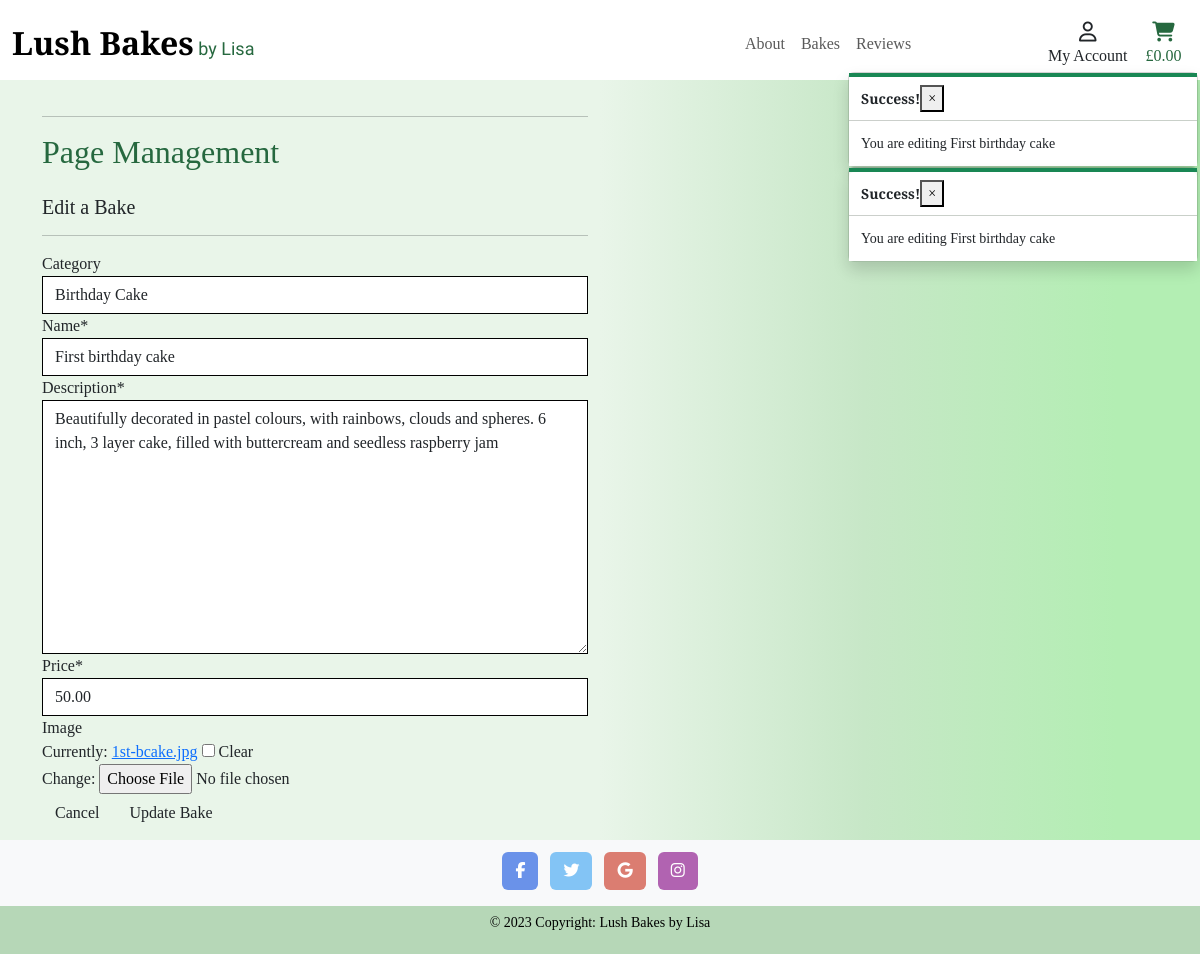
Page /products/edit/1/ (signed in) on the committed database.
### products/models.py (models this page shows, shortened)
class Product(models.Model):
    category = models.ForeignKey(
        'Category', null=True, blank=True, on_delete=models.SET_NULL)
    name = models.CharField(max_length=100)
    description = models.TextField()
    price = models.DecimalField(max_digits=6, decimal_places=2)
    image = models.ImageField(null=True, blank=True)

### products/views.py (the view)
# urls.py: path('edit/<int:product_id>/', views.edit_product, name='edit_product'),
@login_required
def edit_product(request, product_id):
    if not request.user.is_superuser:
        messages.error(request, 'For admin use only!')
        return redirect(reverse('home'))
    product = get_object_or_404(Product, pk=product_id)
    form = ProductForm(instance=product)
    messages.info(request, f'You are editing {product.name}')
    if request.method == 'POST':
        form = ProductForm(request.POST, request.FILES, instance=product)
        if form.is_valid():
            form.save()
            messages.success(request, 'Successfully updated!')
            return redirect(reverse('product_description', args=[product.id]))
        else:
            messages.error(
                request, 'Failed to update bake. Please ensure the form is valid.')
    else:
        form = ProductForm(instance=product)
        messages.info(request, f'You are editing {product.name}')
    template = 'products/edit_product.html'
    context = {
        'form': form,
        'product': product,
    }
    return render(request, template, context)

### products/forms.py
class ProductForm(forms.ModelForm):
    class Meta:
        model = Product
        fields = '__all__'
    def __init__(self, *args, **kwargs):
        super().__init__(*args, **kwargs)
        categories = Category.objects.all()
        friendly_names = [(c.id, c.get_friendly_name()) for c in categories]
        self.fields['category'].choices = friendly_names
        for field_name, field in self.fields.items():
            field.widget.attrs['class'] = 'border-black rounded-0'

### bag/contexts.py (called while the page is built, shortened)
def bag_contents(request):
    bag_items = []
    total = 0
    product_count = 0
    bag = request.session.get('bag', {})
    delivery = total * Decimal(settings.STANDARD_DELIVERY_PERCENTAGE) / 100
    grand_total = delivery + total
    context = {
        'bag_items': bag_items,
        'total': total,
        'product_count': product_count,
        'delivery': delivery,
        'grand_total': grand_total,
    }
    return context

### products/models.py (called while the page is built)
    def get_friendly_name(self):
        return self.friendly_name

### products/templates/products/edit_product.html (shortened to what this page needs)
{% extends 'base.html' %}
{% load static %}
{% block page_header %}
<div class="container header-container">
</div>
{% endblock %}
{% block content %}
<div class="container">
    <div class="row">
        <div class="col-12 col-md-6">
            <hr>
            <h2 class="logo-font mb-4">Page Management</h2>
            <h5>Edit a Bake</h5>
            <hr>
        </div>
    </div>
    <div class="row">
        <div class="col-12 col-md-6">
            <form method="POST" action="{% url 'edit_product' product.id %}" class="form mb-2" enctype="multipart/form-data">
                {{ form | crispy }}
                <div class="text-right">
                    <a href="{% url 'products' %}" class="btn btn-outline-black rounded-0" >Cancel</a>
                    <button class="btn btn-black rounded-0" type="submit">Update Bake</button>
                </div>
            </form>
        </div>
    </div>
</div>
{% endblock %}

### static/css/base.css (style rules this page uses)
html { height: 100%; }
body { background: #e9f5e9; background: linear-gradient(90deg, #e9f5e9 50%, #c7e7c7 72%, #b3eeb3 93%); height: calc(100vh - 164px); font-family: "Prata", serif; }
.logo-font { font-family: "Prata", serif; color: #26683f; }
@media (min-width: 992px) { .header-container { padding-top: 100px; } }

### rows in the picture
Product: category "Birthday Cake", name "First birthday cake", description "Beautifully decorated in pastel colours, with rainbows, clouds and spheres. 6 inch, 3 layer cake, filled with buttercream and seedless raspberry jam", price "50.00"

### other values in the picture
{{ message }} "You are editing First birthday cake" "You are editing First birthday cake"
